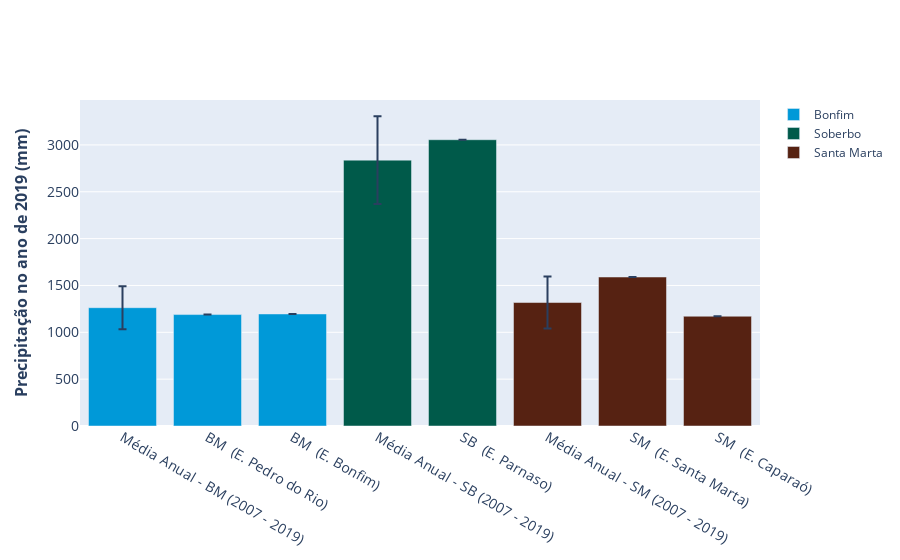

The code cell stored with this chart in its notebook:
### Markdown cell above
# Criando o 1º gráfico

### Code cell
import plotly.graph_objects as go

fig = go.Figure()

fig.add_trace(go.Bar(name='Bonfim',x=df.estacao[:3], y=df.chuva[:3], marker_color='rgb(0, 153, 216)', error_y=dict(type='data', array=df.sd[:3])
))
fig.add_trace(go.Bar(name='Soberbo',x=df.estacao[3:5], y=df.chuva[3:5], marker_color='rgb(0, 90, 74)', error_y=dict(type='data', array=df.sd[3:5])
))
fig.add_trace(go.Bar(name='Santa Marta',x=df.estacao[5:8], y=df.chuva[5:8], marker_color='rgb(86, 34, 18)', error_y=dict(type='data', array=df.sd[5:8])
))
fig.update_layout(font_family='Open Sans',  xaxis_tickfont_size=14, yaxis=dict(title='<b>Precipitação no ano de 2019 (mm)', titlefont_size=16, tickfont_size=14
))
fig.show()

### Figure 1 — Plotly figure (JSON) as saved in the notebook; plotly's stock layout.template omitted (floating-point values rounded to 4 significant figures)
{"data": [{"error_y": {"array": [229.7, null, null], "type": "data"}, "marker": {"color": "rgb(0, 153, 216)"}, "name": "Bonfim", "type": "bar", "x": ["Média Anual - BM\n(2007 - 2019)", "BM \n(E. Pedro do Rio) ", "BM \n(E. Bonfim)"], "y": [1263.0, 1189.0, 1196.0]}, {"error_y": {"array": [467.8, null], "type": "data"}, "marker": {"color": "rgb(0, 90, 74)"}, "name": "Soberbo", "type": "bar", "x": ["Média Anual - SB\n(2007 - 2019)", "SB \n(E. Parnaso)"], "y": [2838.0, 3055.0]}, {"error_y": {"array": [278.5, null, null], "type": "data"}, "marker": {"color": "rgb(86, 34, 18)"}, "name": "Santa Marta", "type": "bar", "x": ["Média Anual - SM\n(2007 - 2019)", "SM \n(E. Santa Marta)", "SM \n(E. Caparaó)"], "y": [1318.0, 1590.0, 1172.0]}], "layout": {"font": {"family": "Open Sans"}, "xaxis": {"tickfont": {"size": 14}}, "yaxis": {"tickfont": {"size": 14}, "title": {"font": {"size": 16}, "text": "<b>Precipitação no ano de 2019 (mm)"}}}}
